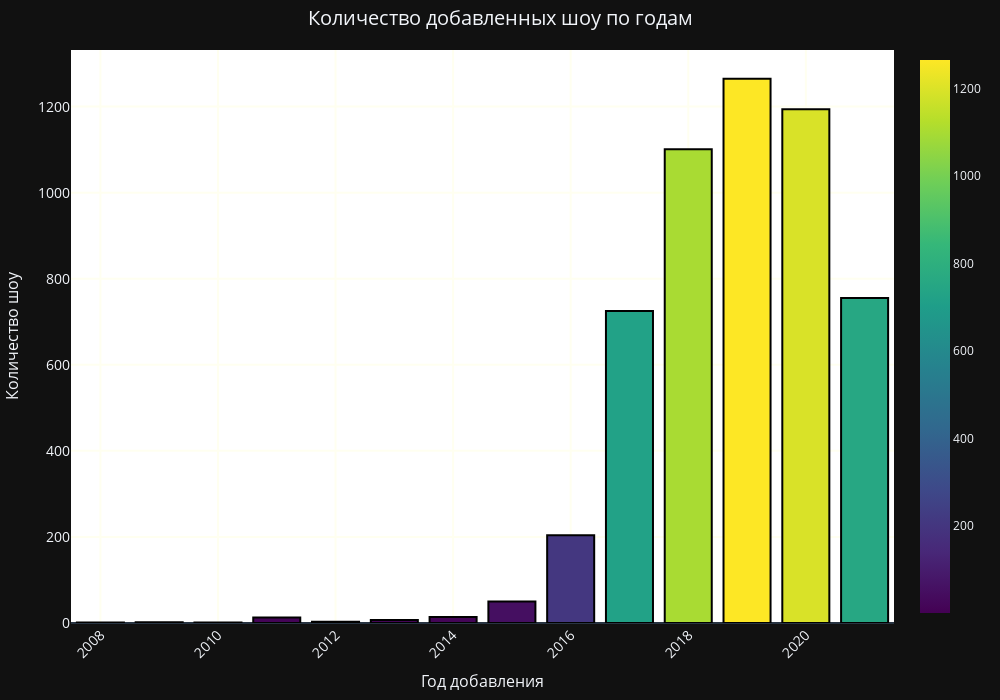

The notebook cell this image was saved under:
### Code cell
import plotly.graph_objs as go

# Подготовка данных: количество добавленных шоу по годам
year_counts = df['year_added'].value_counts().sort_index()

# Создание столбчатой диаграммы
fig = go.Figure(go.Bar(
    x=year_counts.index,
    y=year_counts.values,
    marker=dict(
        color=year_counts.values,
        coloraxis="coloraxis",
        line=dict(color='black', width=2)
    )
))

# Настройка цветовой оси
fig.update_layout(coloraxis=dict(colorscale='Viridis'))

# Настройка графика
fig.update_layout(
    title=dict(
        text='Количество добавленных шоу по годам',
        x=0.5,
        xanchor='center',
        font=dict(size=20)
    ),
    xaxis=dict(
        title=dict(text='Год добавления', font=dict(size=16)),
        tickangle=315,
        tickfont=dict(size=14),
        showgrid=True,
        gridwidth=2,
        gridcolor='ivory'
    ),
    yaxis=dict(
        title=dict(text='Количество шоу', font=dict(size=16)),
        tickfont=dict(size=14),
        showgrid=True,
        gridwidth=2,
        gridcolor='ivory'
    ),
    width=1000,
    height=700,
    margin=dict(l=20, r=20, t=50, b=50),
    plot_bgcolor='white'
)

# Отображение графика
fig.show()

### Figure 1 — Plotly figure (JSON) as saved in the notebook; plotly's stock layout.template omitted (floating-point values rounded to 4 significant figures)
{"data": [{"marker": {"color": [1, 2, 1, 13, 3, 7, 14, 50, 204, 725, 1101, 1265, 1194, 755], "coloraxis": "coloraxis", "line": {"color": "black", "width": 2}}, "x": [2008, 2009, 2010, 2011, 2012, 2013, 2014, 2015, 2016, 2017, 2018, 2019, 2020, 2021], "y": [1, 2, 1, 13, 3, 7, 14, 50, 204, 725, 1101, 1265, 1194, 755], "type": "bar"}], "layout": {"coloraxis": {"colorscale": [[0.0, "#440154"], [0.1111, "#482878"], [0.2222, "#3e4989"], [0.3333, "#31688e"], [0.4444, "#26828e"], [0.5556, "#1f9e89"], [0.6667, "#35b779"], [0.7778, "#6ece58"], [0.8889, "#b5de2b"], [1.0, "#fde725"]]}, "title": {"font": {"size": 20}, "text": "Количество добавленных шоу по годам", "x": 0.5, "xanchor": "center"}, "xaxis": {"title": {"font": {"size": 16}, "text": "Год добавления"}, "tickfont": {"size": 14}, "tickangle": -45, "showgrid": true, "gridwidth": 2, "gridcolor": "ivory"}, "yaxis": {"title": {"font": {"size": 16}, "text": "Количество шоу"}, "tickfont": {"size": 14}, "showgrid": true, "gridwidth": 2, "gridcolor": "ivory"}, "margin": {"l": 20, "r": 20, "t": 50, "b": 50}, "width": 1000, "height": 700, "plot_bgcolor": "white"}}
